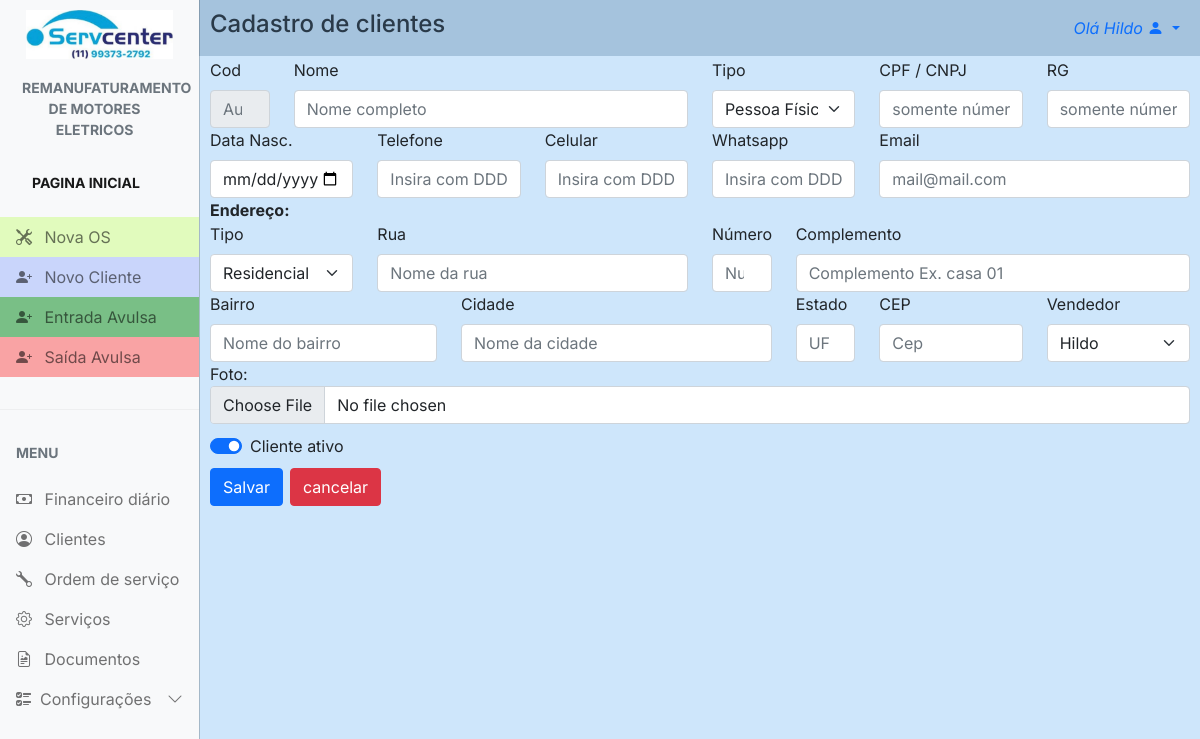
Screenshot of /clients/new_client/ (signed in) with the database file from the repository.
### config/models.py (models this page shows, shortened)
class Config(models.Model):
    nome_empresa = models.CharField(max_length=100, blank=True, null=True)
    nome_fantasia = models.CharField(max_length=100, blank=True, null=True)
    responsavel = models.CharField(max_length=100, blank=True, null=True)
    atividade = models.CharField(max_length=100, blank=True, null=True)
    cnpj = models.CharField(max_length=20, blank=True, null=True)
    endereco = models.CharField(max_length=100, blank=True, null=True)
    numero = models.CharField(max_length=10, blank=True, null=True)
    bairro = models.CharField(max_length=50, blank=True, null=True)
    cidade = models.CharField(max_length=50, blank=True, null=True)
    estado = models.CharField(max_length=2, blank=True, null=True)
    cep = models.CharField(max_length=10, blank=True, null=True)
    logo1 = models.ImageField(upload_to='logos', blank=True, null=True)
    logo2 = models.ImageField(upload_to='logos', blank=True, null=True)
    obs = models.TextField(blank=True, null=True)
    data = models.DateField(blank=True, null=True)
    telefone = models.CharField(max_length=20, blank=True, null=True)
    whatsapp = models.CharField(max_length=20, blank=True, null=True)

### clients/views.py (the view, shortened to what this page needs)
# urls.py: path('new_client/', views.new_client, name="new_client"),
@login_required
def new_client(request):
    if request.method == "GET":
        users = User.objects.all()
        return render(request, 'new_client.html', {'users': users})
    else:
        return HttpResponseBadRequest('Invalid request method')

### config/context_processors.py (called while the page is built)
def conf(request):
    logo = Config.objects.all().first
    return {'logo': logo}

### servcenter/context_processors.py (called while the page is built)
def project_settings(request):
    config = Config.objects.first()
    return {
        'config': config,
    }

### clients/templates/new_client.html (shortened to what this page needs)
{% extends "main.html" %} {% load static %} {% block 'head' %}
<link rel="stylesheet" href="{% static 'css/main.css' %}" />
<link rel="stylesheet" href="{% static 'clients/css/new_client.css' %}" />
{% endblock %} {% block 'main' %}
<div id="main" class="main">
  <div id="cad_cli_tit">
    <a>Cadastro de clientes</a>
  </div>
  <form class="row g-6" action="{% url 'new_client' %}" method="POST" enctype="multipart/form-data">
    <div class="col-md-1">
      <label for="inputCod" class="form-label">Cod</label>
      <input
        type="number"
        readonly
        class="form-control"
        placeholder="Auto"
        name="inputCod"
      />
    </div>
    <div class="col-md-5">
      <label for="inputNome" class="form-label">Nome</label>
      <input
        type="text"
        class="form-control"
        placeholder="Nome completo"
        name="inputNome"
        value="{{nome}}"
      />
    </div>
    <div class="col-md-2">
      <label for="inputTipo" class="form-label">Tipo</label>
      <select name="inputTipo" class="form-select" value="{{tipo_cad}}">
        <option selected>Pessoa Física</option>
      </select>
    </div>
    <div class="col-md-2">
      <label for="inputCpf" class="form-label">CPF / CNPJ</label>
      <input
        type="text"
        class="form-control"
        placeholder="somente números"
        name="inputCpf"
        value="{{cpf}}"
      />
    </div>
    <div class="col-md-2">
      <label for="inputRg" class="form-label">RG</label>
      <input
        type="text"
        class="form-control"
        placeholder="somente números"
        name="inputRg"
        value="{{rg}}"
      />
    </div>
    <div class="col-md-2">
      <label for="imputNasc" class="form-label">Data Nasc.</label>
      <input type="date" class="form-control" name="inputNasc" />
    </div>
    <div class="col-md-2">
      <label for="inputTel" class="form-label">Telefone</label>
      <input
        type="text"
        class="form-control"
        placeholder="Insira com DDD"
        name="inputTel"
        value="{{telefone}}"
      />
    </div>
    <div class="col-md-2">
      <label for="inputCel" class="form-label">Celular</label>
      <input
        type="text"
        class="form-control"
        placeholder="Insira com DDD"
        name="inputCel"
        value="{{celular}}"
      />
    </div>
    <div class="col-md-2">
      <label for="inputWts" class="form-label">Whatsapp</label>
      <input
        type="text"
        class="form-control"
        placeholder="Insira com DDD"
        name="inputWts"
        value="{{whatsapp}}"
      />
    </div>
    <div class="col-md-4">
      <label for="inputEmail" class="form-label">Email</label>
      <input
        type="email"
        class="form-control"
        placeholder="mail@mail.com"
        name="inputEmail"
        value="{{email}}"
      />
    </div>
    <b>Endereço:</b>
    <div class="col-md-2">
      <label for="inputTipoEnd" class="form-label">Tipo</label>
      <select name="inputTipoEnd" class="form-select" value="{{tipo_end}}">
        <option selected>Residencial</option>
      </select>
    </div>
    <div class="col-md-4">
      <label for="inputRua" class="form-label">Rua</label>
      <input
        type="text"
        class="form-control"
        placeholder="Nome da rua"
        name="inputRua"
        value="{{rua}}"
      />
    </div>
    <div class="col-md-1">
      <label for="inputNum" class="form-label">Número</label>
      <input
        type="number"
        class="form-control"
        placeholder="Numero"
        name="inputNum"
        value="{{numero}}"
      />
    </div>
    <div class="col-md-5">
      <label for="inputComp" class="form-label">Complemento</label>
      <input
        type="text"
        class="form-control"
        placeholder="Complemento Ex. casa 01"
        name="inputComp"
        value="{{compl}}"
      />
    </div>
    <div class="col-md-3">
      <label for="inputbai" class="form-label">Bairro</label>
      <input
        type="text"
        class="form-control"
        placeholder="Nome do bairro"
        name="inputBai"
        value="{{bairro}}"
      />
    </div>
    <div class="col-md-4">
      <label for="inputCid" class="form-label">Cidade</label>
      <input
        type="text"
        class="form-control"
        placeholder="Nome da cidade"
        name="inputCid"
        value="{{cidade}}"
      />
    </div>
    <div class="col-md-1">
      <label for="inputUf" class="form-label">Estado</label>
      <input type="text" class="form-control" placeholder="UF" name="inputUf" />
    </div>
    <div class="col-md-2">
      <label for="inputCep" class="form-label">CEP</label>
      <input
        type="text"
        class="form-control"
        placeholder="Cep"
        name="inputCep"
        value="{{cep}}"
      />
    </div>
    <div class="col-md-2">
      <label for="inputVend" class="form-label">Vendedor</label>
      <select name="inputVend" class="form-select">
        {% for user in users %}
          <option value="{{ user.id }}" {% if request.user.id == user.id %}
          selected {% endif %}>{{ user.username }}</option>
        {% endfor %}
      </select>
    </div>
    <div class="col-12">
      <div class="form-group">
        <label for="foto">Foto:</label>
        <input
          type="file"
          class="form-control"
          id="foto"
          name="foto"
          value="{{foto}}"
        />
      </div>
    </div>
    <div class="col-12">
      <div class="form-check form-switch" id="cli_atv">
        <input
          class="form-check-input"
          type="checkbox" checked
          readonly
          name="ativo"
        />
        <label class="form-check-label" for="gridCheck"> Cliente ativo </label>
      </div>
    </div>
    <br />
    <div class="col-12">
      <button type="submit" class="btn btn-primary">Salvar</button>
    </div>
  </form>
  <div class="col-1">
    <a href="{% url 'clients' %}" id="canc_btn" type="submit" class="btn btn-danger">cancelar</a>
  </div>
</div>
{% endblock%}

### templates/main.html (shortened to what this page needs)
{% load static %}
<!DOCTYPE html>
<html lang="en">
  <head>
    <link rel="stylesheet" href="{% static 'css/bootstrap.min.css'%}" />
    <link
      rel="stylesheet"
      href="https://cdn.jsdelivr.net/npm/bootstrap-icons@1.4.1/font/bootstrap-icons.css"
    />
    <link rel="stylesheet" href="{% static 'css/dataTables.bootstrap5.min.css' %}" />
    <link rel="stylesheet" href="{% static 'css/main.css' %}" />
    {% block 'head' %}{% endblock %}
  </head>
  <body>
    <div
      class="offcanvas offcanvas-start sidebar-nav bg-light"
      tabindex="-1"
      id="sidebar"
    >
      <div class="offcanvas-body p-0">
        <nav class="navbar-light">
          <ul class="navbar-nav">
            <li>
              <div class="text-muted small fw-bold text-uppercase px-3">
                <a href="{% url 'dashboard' %}">
                  {% if config.logo1 %}
                    <img id="logo" src="{{ config.logo1.url }}" alt="logo" />
                  {% else %}
                    <p>No logo available</p>
                  {% endif %}
                </a>
              </div>
            </li>
            <li id="tit_motores">
              <a href="{% url 'dashboard' %}" class="nav-link px-3 active">
                <div class="text-muted small fw-bold text-uppercase px-3 mb-3">
                  {{config.atividade}}
                </div>
              </a>
            </li>
            <li>
              <div class="text-muted small fw-bold text-uppercase px-3 mb-3">
                <a href="{% url 'dashboard' %}" class="nav-link px-3 active">Pagina Inicial</a>
              </div>
            </li>
            <li>
              <a id="n_os" href="{% url 'new_work_order' %}" class="nav-link px-3">
                <span class="me-2"><i class="bi bi-tools"></i></span>
                <span>Nova OS</span>
              </a>
            </li>
            <li>
              <a id="n_cli" href="{% url 'new_client' %}" class="nav-link px-3">
                <span class="me-2"><i class="bi bi-person-plus-fill"></i></span>
                <span>Novo Cliente</span>
              </a>
            </li>
            <li>
              <a id="in" href="{% url 'new_finance' %}" class="nav-link px-3">
                <span class="me-2"><i class="bi bi-person-plus-fill"></i></span>
                <span>Entrada Avulsa</span>
              </a>
            </li>
            <li>
              <a id="out" href="{% url 'new_finance_out' %}" class="nav-link px-3">
                <span class="me-2"><i class="bi bi-person-plus-fill"></i></span>
                <span>Saída Avulsa</span>
              </a>
            </li>
            <li class="my-4"><hr class="dropdown-divider bg-light" /></li>
            <li>
              <div class="text-muted small fw-bold text-uppercase px-3 mb-3">
                Menu
              </div>
            </li>
            {% if user.is_superuser %}
              <li>
                  <a href="{% url 'finance' %}" class="nav-link px-3">
                      <span class="me-2"><i class="bi bi-cash"></i></span>
                      <span>Financeiro</span>
                  </a>
              </li>
            {% else %}
                <li>
                    <a href="{% url 'finance' %}" class="nav-link px-3">
                        <span class="me-2"><i class="bi bi-cash"></i></span>
                        <span>Financeiro diário</span>
                    </a>
                </li>
            {% endif %}
            <li>
              <a href="{% url 'clients' %}" class="nav-link px-3">
                <span class="me-2"><i class="bi bi-person-circle"></i></span>
                <span>Clientes</span>
              </a>
            </li>
            <li>
              <a href="{% url 'work_order' %}" class="nav-link px-3">
                <span class="me-2"><i class="bi bi-wrench"></i></span>
                <span>Ordem de serviço</span>
              </a>
            </li>
            <li>
              <a href="{% url 'services' %}" class="nav-link px-3">
                <span class="me-2"><i class="bi bi-gear"></i></span>
                <span>Serviços</span>
              </a>
            </li>
            <li>
              <a href="{% url 'documents' %}" class="nav-link px-3">
                <span class="me-2"><i class="bi bi-file-earmark-richtext"></i></span>
                <span>Documentos</span>
              </a>
            </li>
            <li>
              <a
                class="nav-link px-3 sidebar-link"
                data-bs-toggle="collapse"
                href="#layouts"
              >
                <span class="me-2"><i class="bi bi-ui-checks"></i></span>
                <span>Configurações</span>
                <span class="ms-auto">
                  <span class="right-icon">
                    <i class="bi bi-chevron-down"></i>
                  </span>
                </span>
              </a>
            </li>
          </ul>
        </nav>
      </div>
    </div>
    <nav class="navbar navbar-expand-lg" id="top_nav">
      <div  class="container-fluid">
        <div class="collapse navbar-collapse" id="topNavBar">
          <ul class="navbar-nav">
            <li class="nav-item dropdown">
              <a
                class="nav-link dropdown-toggle ms-2"
                href="#"
                role="button"
                data-bs-toggle="dropdown"
                aria-expanded="false"
              >
                <i>Olá {{request.user.first_name}}</i>
                <i class="bi bi-person-fill"></i>
              </a>
            </li>
          </ul>
        </div>
      </div>
    </nav>
    {% block 'main' %} {% endblock %}
  </body>
</html>

### templates/static/css/main.css (style rules this page uses)
body, button { font-family: "Inter", sans-serif; margin: 0; padding: 0; background: rgba(91, 170, 244, 0.293); }
:root { --offcanvas-width: 200px; --topNavbarHeight: 0px; }
#logo { padding: 10px; max-width: 100%; }
#n_os { background: rgba(172, 255, 47, 0.303); }
#n_cli { background: rgba(47, 95, 255, 0.234); }
#in { background-color: #2a9c3d9c; }
#out { background-color: #fa6c6c9a; }
#tit_motores { text-align: center; margin-left: -10px; }
.sidebar-nav { width: var(--offcanvas-width); }
.sidebar-link { display: flex; align-items: center; }
.sidebar-link .right-icon { display: inline-flex; }
#top_nav { background: rgba(65, 109, 150, 0.293); }
@media (min-width: 992px) { body { overflow: auto !important; } }
@media (min-width: 992px) { .sidebar-nav { -webkit-transform: none; transform: none; visibility: visible !important; height: calc(100% - var(--topNavbarHeight)); top: var(--topNavbarHeight); } }
@media (min-width: 992px) { #cad_cli_tit { margin-top: -50px; } }

### templates/static/clients/css/new_client.css (style rules this page uses)
.main { margin-left: 10px; margin-right: 10px; margin-bottom: 10px; padding: 0; }
#cad_cli_tit a { margin-top: -4px; font-size: 3vh; font-weight: 500; border-radius: 10px; }
#cli_atv { margin-top: 10px; margin-bottom: 10px; }
#canc_btn { margin-top: -67px; margin-left: 80px; }
@media (min-width: 992px) { .main { margin-left: 210px; margin-right: 10px; } }
@media (min-width: 992px) { #cad_cli_tit { margin-top: -50px; font-size: 3vh; font-weight: 500; border: 0; padding: 0; } }
@media (min-width: 992px) { #canc_btn { margin-top: -65px; margin-left: 80px; } }

### rows the page displays
Config: logo1 (picture), atividade "REMANUFATURAMENTO DE MOTORES ELETRICOS"

### other values shown
{{ request.user.first_name }} "Hildo"
form field inputVend "Hildo"
